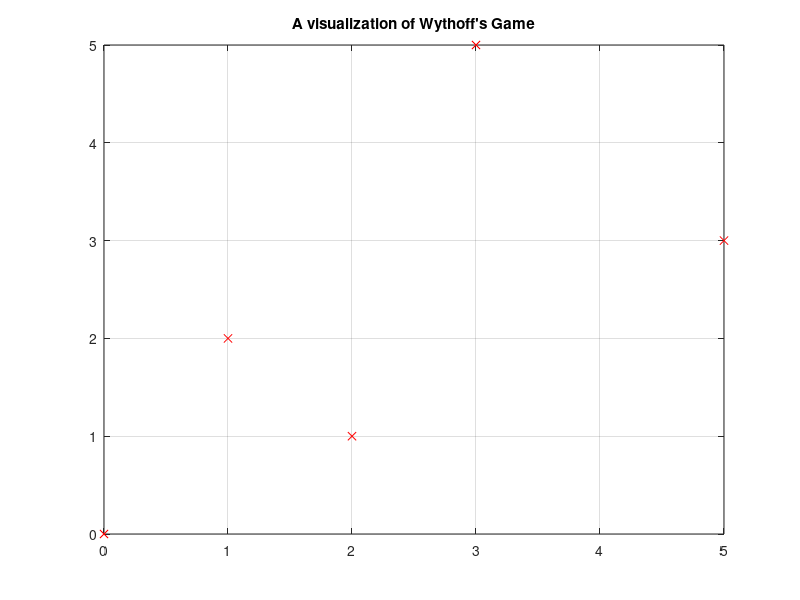

Reproduce this figure in MATLAB.
fprintf('We want to find out the P-positions and N-positions ')
fprintf('of a Wythoff’s game with given number of chips.\n')

while true
    P1 = input('Input number of chips of the 1st pile: ');
    P2 = input('Input number of chips of the 2nd pile: ');
    if P1 == 0 & P2 == 0
        fprintf('The piles must be non-empty.\n')
        continue;
    end
    break;
end

M = repmat(' ', [P1+1 P2+1]);

for i = 0:P1
    for j = 0:P2
        % Terminal position is a P-position
        if i == 0 && j == 0
            M(i+1, j+1) = 'P';
            continue;
        end
        
        % Check vertical
        for k = i-1:-1:0
            if M(k+1, j+1) == 'P'
                M(i+1, j+1) = 'N';
                break;
            end
        end
        
        % Check horizontal
        for k = j-1:-1:0
            if M(i+1, k+1) == 'P'
                M(i+1, j+1) = 'N';
                break;
            end
        end
        
        % Check diagonal
        for k = 1:min(i, j)
            if M(i-k+1, j-k+1) == 'P'
                M(i+1, j+1) = 'N';
                break;
            end
        end
        
        % If it is not a N-position, then it must be a P-position
        if M(i+1, j+1) == ' '
            M(i+1, j+1) = 'P';
        end
    end 
end

% Display matrix of N-Positions and P-positions
% Comment out line 57-73 if the output matrix is too large
fprintf('    ')
for i = 0:P2
    fprintf('%-4d', i)
end
fprintf('\n')

for i = 1:P1+1
    fprintf('%-4d', i-1)
    for j = 1:P2+1
        if M(i, j) == 'P'
            fprintf(2, '%-4c', M(i, j))
        else
            fprintf('%-4c', M(i, j))
        end
    end
    fprintf('\n')
end

% A visualization of Wythoff's game
n = 1;
X = []; Y = [];

for i = 1:size(M, 1)
    for j = 1:size(M, 2)
        if M(i, j) == 'P'
            X(n) = i - 1;
            Y(n) = j - 1;
            n = n + 1;
        end
    end
end

plot(X, Y, 'rx')
title('A visualization of Wythoff''s Game')
grid on